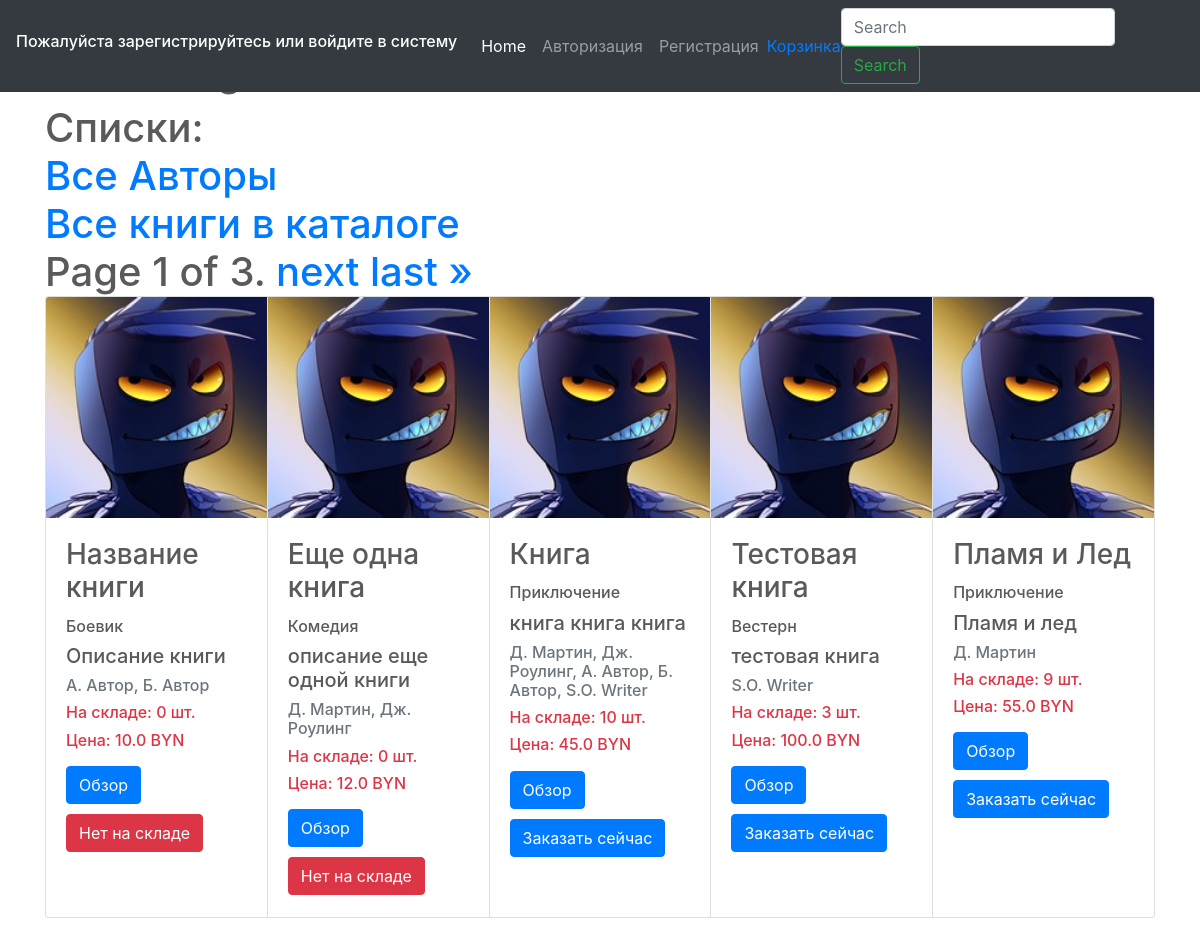
/homepage/, run on an earlier commit of the app's database.
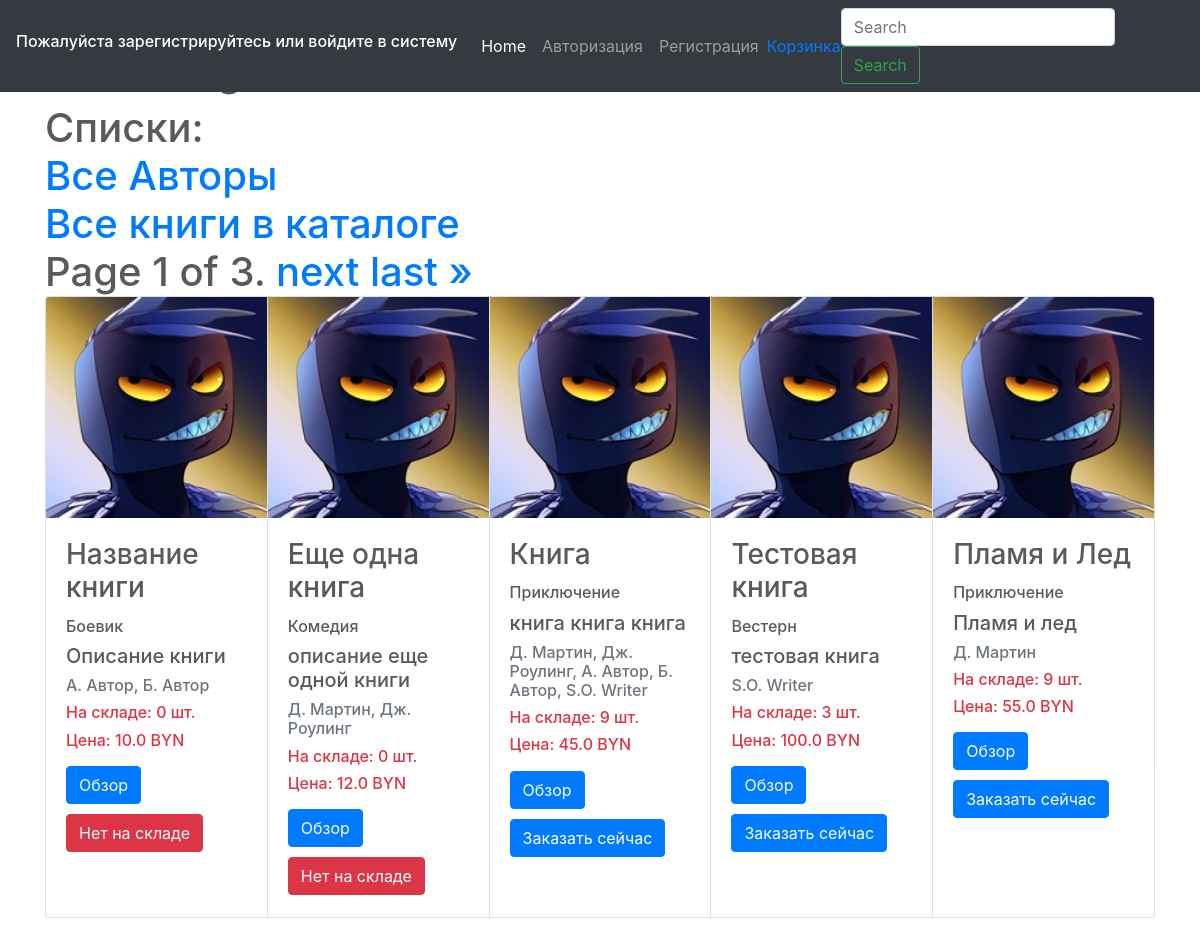
And on a later commit of the database.
### testapp/models.py (models this page shows, shortened)
class Book(models.Model):
    CATEGORY = (
        ('На складе', 'На складе'),
        ('Отсутствует на складе', 'Отсутствует на складе')
    )
    name = models.CharField(
        verbose_name='Название Книги', max_length=200
        )
    description = models.TextField(
        verbose_name='Описание Книги', null=True, blank=True
        )
    genre = models.ForeignKey(
        Genre, on_delete=models.PROTECT, verbose_name='Жанр Книги',
        )
    writer = models.ManyToManyField(
        Writer)
    created = models.DateField(
        verbose_name='Создано', auto_now=False, auto_now_add=True
        )
    updated = models.DateField(
        verbose_name='Изменено', auto_now=True, auto_now_add=False
        )
    book_image = models.ImageField(
        verbose_name='Изображение книги', upload_to='profile', null=True, blank=True
        )
    price = models.FloatField(verbose_name='Цена', null=True)
    category = models.CharField(verbose_name='Статус', null=True, max_length=25, choices=CATEGORY)
    quantity_in_stok = models.IntegerField(verbose_name='Количество на складе', max_length=3)

class Genre(models.Model):
    name = models.CharField(verbose_name='Название жанра', max_length=100)
    description = models.TextField(verbose_name='Описание жанра', null=True, blank=True)
    def __str__(self):
        return self.name

class Writer(models.Model):
    name = models.CharField(verbose_name='ФИО Автора', max_length=100)
    def __str__(self):
        return self.name

### testapp/views.py (the view)
# urls.py: path('homepage/', HomepageList.as_view(), name ='homepage'),
class HomepageList(ListView):
    model = Book
    template_name = 'testapp/homepage.html'
    paginate_by = 5
    def get_context_data(self, **kwargs):
        context = super().get_context_data(**kwargs)
        context['genre_list'] = Genre.objects.all()
        return context

### testapp/templates/testapp/homepage.html (shortened to what this page needs)
{% extends 'base.html' %}
{% load static %}
{% block body %}
<div class="container">
<h1>Home Page</h1>
</div>
<div class="container">
<h1> Списки:</h><br>
    <a href="/listwriter/"> Все Авторы</a><br>
    <a href="/listbook/"> Все книги в каталоге</a><br>
      <div class="pagination">
        <span class="step-links">
        <span class="current">
            Page {{ page_obj.number }} of {{ page_obj.paginator.num_pages }}.
        </span>
        {% if page_obj.has_next %}
            <a href="?page={{ page_obj.next_page_number }}">next</a>
            <a href="?page={{ page_obj.paginator.num_pages }}">last &raquo;</a>
        {% endif %}
        </span>
      </div>
      <div class="card-group">
      {%for obj in object_list%}
      <div class="card">
        <img src="{{ obj.book_image.url }}" class="card-img-top" alt="...">
        <div class="card-body">
          <h3 class="card-title">{{ obj.name }}</h3>
          <h6><p class="card-text">{{ obj.genre }}</p></h6>
          <h5><p class="card-text">{{ obj.description }}</p></h5>
          <h6><p class="card-text text-muted">{{ obj.writer.all|join:', ' }}</p></h6>
          <h6><p class="card-text text-danger">На складе: {{ obj.quantity_in_stok}} шт.</p></h6>
          <h6><p class="card-text text-danger">Цена: {{ obj.price }} BYN</p></h6>
          <a href="/{{obj.pk}}/detailbook/" class="btn btn-primary">Обзор</a>
          {% if obj.quantity_in_stok == 0 %}
          <a href="/homepage/" class='btn btn-danger'>Нет на складе</a>
          {% else %}
          <a href="{% url 'cart:add' %}?book_pk={{ obj.pk }}" class='btn btn-primary'>Заказать сейчас</a>
          {% endif %}
        </div>
      </div>
      {% endfor %}
      </div>
{% endblock body %}

### templates/base.html (shortened to what this page needs)
{% load static %}
<!doctype html>
<html lang="en">
  <head>
    <link rel="stylesheet" href="https://stackpath.bootstrapcdn.com/bootstrap/4.5.0/css/bootstrap.min.css">
    <link rel="stylesheet" type="text/css" href="{% static 'css/carousel.css' %}">
  </head>
  <body>
    <header>
  <nav class="navbar navbar-expand-md navbar-dark fixed-top bg-dark">
    <a class="navbar-brand" href="#"> {% if request.user.is_authenticated %} <h6>Вы вошли под именем: <a href='/userdetail/'> {{request.user}}</a></h6>
    {% else %}
    <h6>Пожалуйста зарегистрируйтесь или войдите в систему</h6>
    {% endif %} </a>
    <div class="collapse navbar-collapse" id="navbarCollapse">
      <ul class="navbar-nav mr-auto">
        <li class="nav-item active">
          <a class="nav-link" href="/homepage">Home <span class="sr-only">(current)</span></a>
        </li>
        {% if request.user.is_authenticated %}
          <li class="nav-item">
          <a class="nav-link btn btn-outline-danger my-2 my-sm-0" href="/logout/">Выйти</a>
        </li>
        {% else %}
          <li class="nav-item">
          <a class="nav-link" href="/login/">Авторизация</a>
        </li>
        <li class="nav-item">
          <a class="nav-link" href="/register/">Регистрация</a>
        </li>
        {% endif %}
      </ul>
      <a href='{% url 'cart:cart' %}'>Корзинка</a>
      <form class="form-inline mt-2 mt-md-0">
        <input class="form-control mr-sm-2" type="text" placeholder="Search" aria-label="Search">
        <button class="btn btn-outline-success my-2 my-sm-0" type="submit">Search</button>
      </form>
    </div>
  </nav>
</header>
<main role="main">
 {% block body %}{% endblock body %}
</main>
</body>
</html>

### static/css/carousel.css (style rules this page uses)
body { padding-top: 3rem; padding-bottom: 3rem; color: #5a5a5a; }

What changed in the data, as far as the page shows it:
changed Book "Книга": quantity_in_stok "10" → "9"
